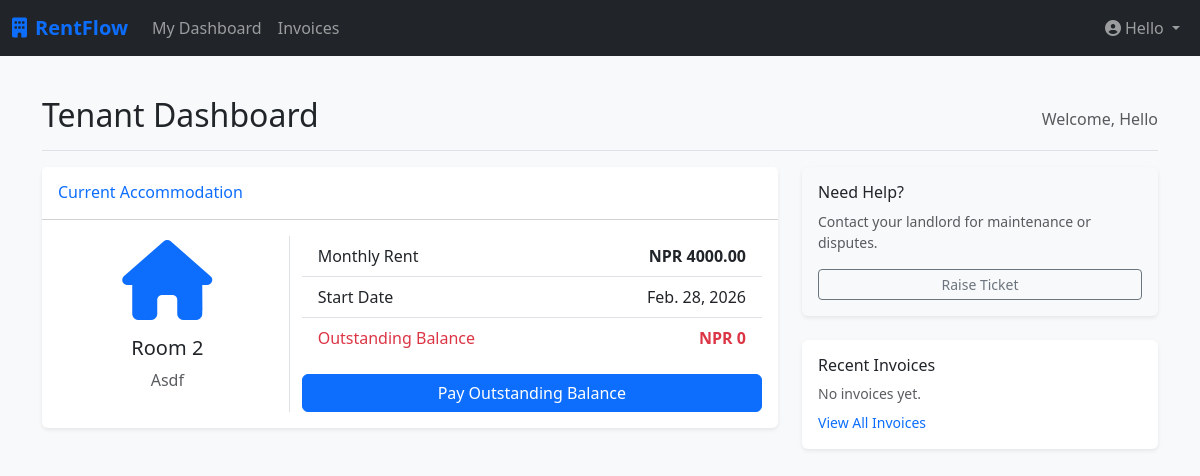
The app's page /dashboard/tenant/ (signed in), older data.
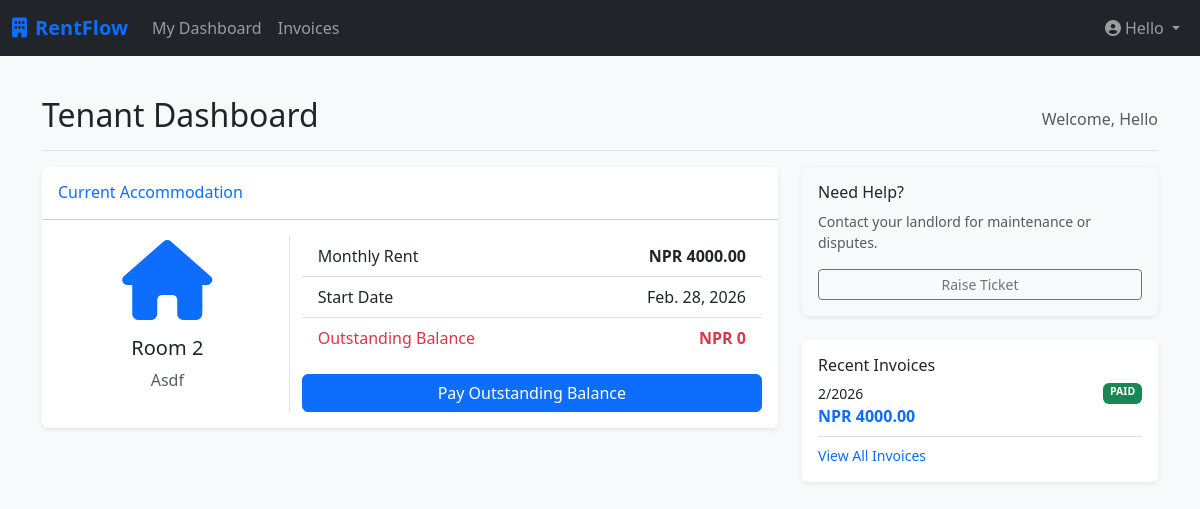
The same page, newer data.
### payments/models.py (models this page shows, shortened)
class RentInvoice(models.Model):
    STATUS_CHOICES = (
        ('PENDING', 'Pending'),
        ('PAID', 'Paid'),
        ('LATE', 'Late'),
    )
    tenancy = models.ForeignKey('properties.Tenancy', on_delete=models.CASCADE)
    month = models.IntegerField()
    year = models.IntegerField()
    amount = models.DecimalField(max_digits=10, decimal_places=2)
    due_date = models.DateField()
    status = models.CharField(max_length=10, choices=STATUS_CHOICES, default='PENDING', db_index=True)
    generated_at = models.DateTimeField(auto_now_add=True)
    class Meta:
        unique_together = ['tenancy', 'month', 'year']

### dashboard/views.py (the view)
# urls.py: path('tenant/', TenantDashboardView.as_view(), name='tenant_dash'),
class TenantDashboardView(TenantRequiredMixin, TemplateView):
    template_name = 'dashboard/tenant_dash.html'
    def get_context_data(self, **kwargs):
        context = super().get_context_data(**kwargs)
        user = self.request.user
        tenancy = Tenancy.objects.filter(tenant=user, is_active=True).first()
        context['tenancy'] = tenancy
        if tenancy:
            invoices = RentInvoice.objects.filter(tenancy=tenancy).order_by('-year', '-month')
            context['invoices'] = invoices
            total_due = invoices.aggregate(Sum('amount'))['amount__sum'] or 0
            total_paid = Payment.objects.filter(invoice__tenancy=tenancy).aggregate(Sum('paid_amount'))['paid_amount__sum'] or 0
            context['outstanding_balance'] = total_due - total_paid
        return context

### core/mixins.py (called while the page is built)
    def test_func(self):
        user = self.request.user
        return user.is_authenticated and hasattr(user, 'profile') and user.profile.role == 'TENANT'

### dashboard/templates/dashboard/tenant_dash.html (shortened to what this page needs)
{% extends 'core/base.html' %}
{% block content %}
<div class="d-flex justify-content-between flex-wrap flex-md-nowrap align-items-center pt-3 pb-2 mb-3 border-bottom">
    <h1 class="h2">Tenant Dashboard</h1>
    <div class="btn-toolbar mb-2 mb-md-0 text-muted">
        Welcome, {{ user.username }}
    </div>
</div>
{% if tenancy %}
<div class="row">
    <div class="col-lg-8 mb-4">
        <div class="card shadow-sm border-0">
            <div class="card-header bg-white py-3">
                <h6 class="m-0 font-weight-bold text-primary">Current Accommodation</h6>
            </div>
            <div class="card-body">
                <div class="row align-items-center">
                    <div class="col-md-4 text-center">
                        <i class="fas fa-home fa-5x text-primary mb-3"></i>
                        <h5>Room {{ tenancy.room.room_number }}</h5>
                        <p class="text-muted">{{ tenancy.room.property.name }}</p>
                    </div>
                    <div class="col-md-8 border-start">
                        <ul class="list-group list-group-flush">
                            <li class="list-group-item d-flex justify-content-between align-items-center">
                                Monthly Rent <span><strong>NPR {{ tenancy.room.monthly_rent }}</strong></span>
                            </li>
                            <li class="list-group-item d-flex justify-content-between align-items-center">
                                Start Date <span>{{ tenancy.start_date }}</span>
                            </li>
                            <li class="list-group-item d-flex justify-content-between align-items-center text-danger">
                                Outstanding Balance <span><strong>NPR {{ outstanding_balance }}</strong></span>
                            </li>
                        </ul>
                        <div class="d-grid mt-3">
                            <a href="{% url 'payments:invoice_list' %}" class="btn btn-primary">Pay Outstanding
                                Balance</a>
                        </div>
                    </div>
                </div>
            </div>
        </div>
    </div>
    <div class="col-lg-4 mb-4">
        <div class="card shadow-sm border-0 mb-4 bg-light">
            <div class="card-body">
                <h6>Need Help?</h6>
                <p class="small text-muted">Contact your landlord for maintenance or disputes.</p>
                <button class="btn btn-sm btn-outline-secondary w-100">Raise Ticket</button>
            </div>
        </div>
        <div class="card shadow-sm border-0">
            <div class="card-body">
                <h6>Recent Invoices</h6>
                <ul class="list-unstyled mb-0">
                    {% for invoice in invoices|slice:":3" %}
                    <li class="mb-2 pb-2 border-bottom">
                        <div class="d-flex justify-content-between small">
                            <span>{{ invoice.month }}/{{ invoice.year }}</span>
                            <span
                                class="badge {% if invoice.status == 'PAID' %}bg-success{% else %}bg-warning text-dark{% endif %}">
                                {{ invoice.status }}
                            </span>
                        </div>
                        <div class="text-primary fw-bold">NPR {{ invoice.amount }}</div>
                    </li>
                    {% empty %}
                    <li class="text-muted small">No invoices yet.</li>
                    {% endfor %}
                </ul>
                <a href="{% url 'payments:invoice_list' %}" class="small text-decoration-none mt-2 d-block">View All
                    Invoices</a>
            </div>
        </div>
    </div>
</div>
{% else %}
<div class="alert alert-info py-5 text-center">
    <i class="fas fa-info-circle fa-3x mb-3 text-info"></i>
    <h4>No active tenancy found!</h4>
    <p class="mb-0">You are currently not assigned to any room. Please contact the landlord or administrator.</p>
</div>
{% endif %}
{% endblock %}

Row changes from the older to the newer data that the page shows:
added RentInvoice: month "2", year "2026", status "PAID", amount "4000.00"
Text that changed along with them:
text no longer shown: "No invoices yet."
